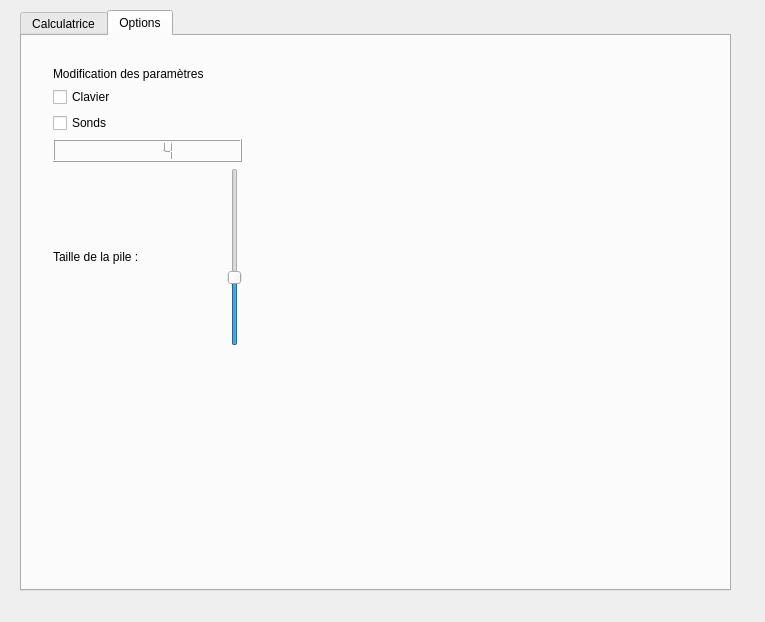
<?xml version="1.0" encoding="UTF-8"?>
<ui version="4.0">
 <class>MainWindow</class>
 <widget class="QMainWindow" name="MainWindow">
  <property name="geometry">
   <rect>
    <x>0</x>
    <y>0</y>
    <width>765</width>
    <height>622</height>
   </rect>
  </property>
  <property name="windowTitle">
   <string>MainWindow</string>
  </property>
  <widget class="QWidget" name="centralWidget">
   <property name="minimumSize">
    <size>
     <width>610</width>
     <height>581</height>
    </size>
   </property>
   <widget class="QTabWidget" name="tabWidget">
    <property name="geometry">
     <rect>
      <x>20</x>
      <y>10</y>
      <width>711</width>
      <height>581</height>
     </rect>
    </property>
    <property name="minimumSize">
     <size>
      <width>650</width>
      <height>550</height>
     </size>
    </property>
    <property name="currentIndex">
     <number>1</number>
    </property>
    <widget class="QWidget" name="Calculatrice">
     <attribute name="title">
      <string>Calculatrice</string>
     </attribute>
     <widget class="QWidget" name="horizontalLayoutWidget">
      <property name="geometry">
       <rect>
        <x>39</x>
        <y>230</y>
        <width>601</width>
        <height>33</height>
       </rect>
      </property>
      <property name="minimumSize">
       <size>
        <width>601</width>
        <height>0</height>
       </size>
      </property>
      <layout class="QHBoxLayout" name="ligneSaisie">
       <item>
        <widget class="QLineEdit" name="lineEdit"/>
       </item>
       <item>
        <widget class="QPushButton" name="pushBoutonDel">
         <property name="text">
          <string>&lt;--</string>
         </property>
        </widget>
       </item>
      </layout>
     </widget>
     <widget class="QWidget" name="clavierSaisie1" native="true">
      <property name="geometry">
       <rect>
        <x>30</x>
        <y>410</y>
        <width>621</width>
        <height>136</height>
       </rect>
      </property>
      <layout class="QHBoxLayout" name="clavierSaisie">
       <item>
        <layout class="QGridLayout" name="clavierNumerique">
         <item row="2" column="0">
          <widget class="QPushButton" name="pushButton7">
           <property name="text">
            <string>7</string>
           </property>
          </widget>
         </item>
         <item row="1" column="0">
          <widget class="QPushButton" name="pushButton4">
           <property name="text">
            <string>4</string>
           </property>
          </widget>
         </item>
         <item row="2" column="2">
          <widget class="QPushButton" name="pushButton9">
           <property name="text">
            <string>9</string>
           </property>
          </widget>
         </item>
         <item row="0" column="0">
          <widget class="QPushButton" name="pushButton1">
           <property name="text">
            <string>1</string>
           </property>
          </widget>
         </item>
         <item row="1" column="2">
          <widget class="QPushButton" name="pushButton6">
           <property name="text">
            <string>6</string>
           </property>
          </widget>
         </item>
         <item row="2" column="1">
          <widget class="QPushButton" name="pushButton8">
           <property name="text">
            <string>8</string>
           </property>
          </widget>
         </item>
         <item row="0" column="2">
          <widget class="QPushButton" name="pushButton3">
           <property name="text">
            <string>3</string>
           </property>
          </widget>
         </item>
         <item row="0" column="1">
          <widget class="QPushButton" name="pushButton2">
           <property name="text">
            <string>2</string>
           </property>
          </widget>
         </item>
         <item row="1" column="1">
          <widget class="QPushButton" name="pushButton5">
           <property name="text">
            <string>5</string>
           </property>
          </widget>
         </item>
         <item row="3" column="1">
          <widget class="QPushButton" name="pushButton0">
           <property name="text">
            <string>0</string>
           </property>
          </widget>
         </item>
        </layout>
       </item>
       <item>
        <layout class="QVBoxLayout" name="operateurBase">
         <item>
          <widget class="QPushButton" name="pushButtonPlus">
           <property name="text">
            <string>+</string>
           </property>
          </widget>
         </item>
         <item>
          <widget class="QPushButton" name="pushButtonMoins">
           <property name="text">
            <string>-</string>
           </property>
          </widget>
         </item>
         <item>
          <widget class="QPushButton" name="pushButtonMul">
           <property name="text">
            <string>*</string>
           </property>
          </widget>
         </item>
         <item>
          <widget class="QPushButton" name="pushButtonDiv1">
           <property name="text">
            <string>/</string>
           </property>
          </widget>
         </item>
        </layout>
       </item>
       <item>
        <layout class="QGridLayout" name="clavierLettres">
         <item row="2" column="2">
          <widget class="QPushButton" name="pushButtonQ">
           <property name="maximumSize">
            <size>
             <width>50</width>
             <height>16777215</height>
            </size>
           </property>
           <property name="text">
            <string>Q</string>
           </property>
          </widget>
         </item>
         <item row="2" column="3">
          <widget class="QPushButton" name="pushButtonR">
           <property name="maximumSize">
            <size>
             <width>50</width>
             <height>16777215</height>
            </size>
           </property>
           <property name="text">
            <string>R</string>
           </property>
          </widget>
         </item>
         <item row="1" column="2">
          <widget class="QPushButton" name="pushButtonJ">
           <property name="maximumSize">
            <size>
             <width>50</width>
             <height>16777215</height>
            </size>
           </property>
           <property name="text">
            <string>J</string>
           </property>
          </widget>
         </item>
         <item row="2" column="0">
          <widget class="QPushButton" name="pushButtonO">
           <property name="maximumSize">
            <size>
             <width>50</width>
             <height>16777215</height>
            </size>
           </property>
           <property name="text">
            <string>O</string>
           </property>
          </widget>
         </item>
         <item row="3" column="2">
          <widget class="QPushButton" name="pushButtonX">
           <property name="maximumSize">
            <size>
             <width>50</width>
             <height>16777215</height>
            </size>
           </property>
           <property name="text">
            <string>X</string>
           </property>
          </widget>
         </item>
         <item row="2" column="4">
          <widget class="QPushButton" name="pushButtonS">
           <property name="maximumSize">
            <size>
             <width>50</width>
             <height>16777215</height>
            </size>
           </property>
           <property name="text">
            <string>S</string>
           </property>
          </widget>
         </item>
         <item row="0" column="3">
          <widget class="QPushButton" name="pushButtonD">
           <property name="maximumSize">
            <size>
             <width>50</width>
             <height>16777215</height>
            </size>
           </property>
           <property name="text">
            <string>D</string>
           </property>
          </widget>
         </item>
         <item row="1" column="0">
          <widget class="QPushButton" name="pushButtonH">
           <property name="maximumSize">
            <size>
             <width>50</width>
             <height>16777215</height>
            </size>
           </property>
           <property name="text">
            <string>H</string>
           </property>
          </widget>
         </item>
         <item row="1" column="6">
          <widget class="QPushButton" name="pushButtonN">
           <property name="maximumSize">
            <size>
             <width>50</width>
             <height>16777215</height>
            </size>
           </property>
           <property name="text">
            <string>N</string>
           </property>
          </widget>
         </item>
         <item row="3" column="4">
          <widget class="QPushButton" name="pushButtonZ">
           <property name="maximumSize">
            <size>
             <width>50</width>
             <height>16777215</height>
            </size>
           </property>
           <property name="text">
            <string>Z</string>
           </property>
          </widget>
         </item>
         <item row="3" column="0">
          <widget class="QPushButton" name="pushButtonV">
           <property name="maximumSize">
            <size>
             <width>50</width>
             <height>16777215</height>
            </size>
           </property>
           <property name="text">
            <string>V</string>
           </property>
          </widget>
         </item>
         <item row="1" column="1">
          <widget class="QPushButton" name="pushButtonI">
           <property name="maximumSize">
            <size>
             <width>50</width>
             <height>16777215</height>
            </size>
           </property>
           <property name="text">
            <string>I</string>
           </property>
          </widget>
         </item>
         <item row="1" column="3">
          <widget class="QPushButton" name="pushButtonK">
           <property name="maximumSize">
            <size>
             <width>50</width>
             <height>16777215</height>
            </size>
           </property>
           <property name="text">
            <string>K</string>
           </property>
          </widget>
         </item>
         <item row="2" column="1">
          <widget class="QPushButton" name="pushButtonP">
           <property name="maximumSize">
            <size>
             <width>50</width>
             <height>16777215</height>
            </size>
           </property>
           <property name="text">
            <string>P</string>
           </property>
          </widget>
         </item>
         <item row="0" column="1">
          <widget class="QPushButton" name="pushButtonB">
           <property name="maximumSize">
            <size>
             <width>50</width>
             <height>16777215</height>
            </size>
           </property>
           <property name="text">
            <string>B</string>
           </property>
          </widget>
         </item>
         <item row="0" column="5">
          <widget class="QPushButton" name="pushButtonF">
           <property name="maximumSize">
            <size>
             <width>50</width>
             <height>16777215</height>
            </size>
           </property>
           <property name="text">
            <string>F</string>
           </property>
          </widget>
         </item>
         <item row="3" column="1">
          <widget class="QPushButton" name="pushButtonW">
           <property name="maximumSize">
            <size>
             <width>50</width>
             <height>16777215</height>
            </size>
           </property>
           <property name="text">
            <string>W</string>
           </property>
          </widget>
         </item>
         <item row="1" column="4">
          <widget class="QPushButton" name="pushButtonL">
           <property name="maximumSize">
            <size>
             <width>50</width>
             <height>16777215</height>
            </size>
           </property>
           <property name="text">
            <string>L</string>
           </property>
          </widget>
         </item>
         <item row="0" column="2">
          <widget class="QPushButton" name="pushButtonC">
           <property name="maximumSize">
            <size>
             <width>50</width>
             <height>16777215</height>
            </size>
           </property>
           <property name="text">
            <string>C</string>
           </property>
          </widget>
         </item>
         <item row="0" column="0">
          <widget class="QPushButton" name="pushButtonA">
           <property name="maximumSize">
            <size>
             <width>50</width>
             <height>16777215</height>
            </size>
           </property>
           <property name="text">
            <string>A</string>
           </property>
          </widget>
         </item>
         <item row="2" column="6">
          <widget class="QPushButton" name="pushButtonU">
           <property name="text">
            <string>U</string>
           </property>
          </widget>
         </item>
         <item row="2" column="5">
          <widget class="QPushButton" name="pushButtonT">
           <property name="maximumSize">
            <size>
             <width>50</width>
             <height>16777215</height>
            </size>
           </property>
           <property name="text">
            <string>T</string>
           </property>
          </widget>
         </item>
         <item row="0" column="4">
          <widget class="QPushButton" name="pushButtonE">
           <property name="maximumSize">
            <size>
             <width>50</width>
             <height>16777215</height>
            </size>
           </property>
           <property name="text">
            <string>E</string>
           </property>
          </widget>
         </item>
         <item row="1" column="5">
          <widget class="QPushButton" name="pushButtonM">
           <property name="maximumSize">
            <size>
             <width>50</width>
             <height>16777215</height>
            </size>
           </property>
           <property name="text">
            <string>M</string>
           </property>
          </widget>
         </item>
         <item row="3" column="3">
          <widget class="QPushButton" name="pushButtonY">
           <property name="maximumSize">
            <size>
             <width>50</width>
             <height>16777215</height>
            </size>
           </property>
           <property name="text">
            <string>Y</string>
           </property>
          </widget>
         </item>
         <item row="0" column="6">
          <widget class="QPushButton" name="pushButtonG">
           <property name="maximumSize">
            <size>
             <width>50</width>
             <height>16777215</height>
            </size>
           </property>
           <property name="text">
            <string>G</string>
           </property>
          </widget>
         </item>
         <item row="3" column="6">
          <widget class="QPushButton" name="pushButtonSpace">
           <property name="text">
            <string>_</string>
           </property>
          </widget>
         </item>
        </layout>
       </item>
      </layout>
     </widget>
     <widget class="QWidget" name="layoutWidget">
      <property name="geometry">
       <rect>
        <x>40</x>
        <y>270</y>
        <width>601</width>
        <height>136</height>
       </rect>
      </property>
      <property name="minimumSize">
       <size>
        <width>601</width>
        <height>0</height>
       </size>
      </property>
      <layout class="QHBoxLayout" name="operateurSpeciaux">
       <item>
        <layout class="QGridLayout" name="boutonSpeciaux">
         <item row="3" column="0">
          <widget class="QPushButton" name="pushButtonSwap">
           <property name="text">
            <string>SWAP</string>
           </property>
           <property name="autoRepeatDelay">
            <number>300</number>
           </property>
           <property name="autoDefault">
            <bool>false</bool>
           </property>
           <property name="default">
            <bool>false</bool>
           </property>
           <property name="flat">
            <bool>false</bool>
           </property>
          </widget>
         </item>
         <item row="0" column="3">
          <widget class="QPushButton" name="pushButtonDen">
           <property name="text">
            <string>DEN</string>
           </property>
           <property name="autoRepeatDelay">
            <number>300</number>
           </property>
           <property name="autoDefault">
            <bool>false</bool>
           </property>
           <property name="default">
            <bool>false</bool>
           </property>
           <property name="flat">
            <bool>false</bool>
           </property>
          </widget>
         </item>
         <item row="3" column="2">
          <widget class="QPushButton" name="pushButtonLastArg">
           <property name="text">
            <string>LASTARG</string>
           </property>
           <property name="autoRepeatDelay">
            <number>300</number>
           </property>
           <property name="autoDefault">
            <bool>false</bool>
           </property>
           <property name="default">
            <bool>false</bool>
           </property>
           <property name="flat">
            <bool>false</bool>
           </property>
          </widget>
         </item>
         <item row="2" column="1">
          <widget class="QPushButton" name="pushButtoNot">
           <property name="text">
            <string>NOT</string>
           </property>
           <property name="autoRepeatDelay">
            <number>300</number>
           </property>
           <property name="autoDefault">
            <bool>false</bool>
           </property>
           <property name="default">
            <bool>false</bool>
           </property>
           <property name="flat">
            <bool>false</bool>
           </property>
          </widget>
         </item>
         <item row="1" column="3">
          <widget class="QPushButton" name="pushButtonAnd">
           <property name="text">
            <string>AND</string>
           </property>
           <property name="autoRepeatDelay">
            <number>300</number>
           </property>
           <property name="autoDefault">
            <bool>false</bool>
           </property>
           <property name="default">
            <bool>false</bool>
           </property>
           <property name="flat">
            <bool>false</bool>
           </property>
          </widget>
         </item>
         <item row="0" column="1">
          <widget class="QPushButton" name="pushButtonNeg">
           <property name="text">
            <string>NEG</string>
           </property>
           <property name="autoRepeatDelay">
            <number>300</number>
           </property>
           <property name="autoDefault">
            <bool>false</bool>
           </property>
           <property name="default">
            <bool>false</bool>
           </property>
           <property name="flat">
            <bool>false</bool>
           </property>
          </widget>
         </item>
         <item row="0" column="2">
          <widget class="QPushButton" name="pushButtonNum">
           <property name="text">
            <string>NUM</string>
           </property>
           <property name="autoRepeatDelay">
            <number>300</number>
           </property>
           <property name="autoDefault">
            <bool>false</bool>
           </property>
           <property name="default">
            <bool>false</bool>
           </property>
           <property name="flat">
            <bool>false</bool>
           </property>
          </widget>
         </item>
         <item row="2" column="2">
          <widget class="QPushButton" name="pushButtonDup">
           <property name="text">
            <string>DUP</string>
           </property>
           <property name="autoRepeatDelay">
            <number>300</number>
           </property>
           <property name="autoDefault">
            <bool>false</bool>
           </property>
           <property name="default">
            <bool>false</bool>
           </property>
           <property name="flat">
            <bool>false</bool>
           </property>
          </widget>
         </item>
         <item row="2" column="3">
          <widget class="QPushButton" name="pushButtonDrop">
           <property name="text">
            <string>DROP</string>
           </property>
           <property name="autoRepeatDelay">
            <number>300</number>
           </property>
           <property name="autoDefault">
            <bool>false</bool>
           </property>
           <property name="default">
            <bool>false</bool>
           </property>
           <property name="flat">
            <bool>false</bool>
           </property>
          </widget>
         </item>
         <item row="1" column="2">
          <widget class="QPushButton" name="pushButtonIm">
           <property name="text">
            <string>IM</string>
           </property>
           <property name="autoRepeatDelay">
            <number>300</number>
           </property>
           <property name="autoDefault">
            <bool>false</bool>
           </property>
           <property name="default">
            <bool>false</bool>
           </property>
           <property name="flat">
            <bool>false</bool>
           </property>
          </widget>
         </item>
         <item row="3" column="1">
          <widget class="QPushButton" name="pushButtonLastop">
           <property name="text">
            <string>LASTOP</string>
           </property>
           <property name="autoRepeatDelay">
            <number>300</number>
           </property>
           <property name="autoDefault">
            <bool>false</bool>
           </property>
           <property name="default">
            <bool>false</bool>
           </property>
           <property name="flat">
            <bool>false</bool>
           </property>
          </widget>
         </item>
         <item row="3" column="3">
          <widget class="QPushButton" name="pushButtonIft">
           <property name="text">
            <string>IFT</string>
           </property>
           <property name="autoRepeatDelay">
            <number>300</number>
           </property>
           <property name="autoDefault">
            <bool>false</bool>
           </property>
           <property name="default">
            <bool>false</bool>
           </property>
           <property name="flat">
            <bool>false</bool>
           </property>
          </widget>
         </item>
         <item row="1" column="0">
          <widget class="QPushButton" name="pushButtonDollar">
           <property name="text">
            <string>$</string>
           </property>
           <property name="autoRepeatDelay">
            <number>300</number>
           </property>
           <property name="autoDefault">
            <bool>false</bool>
           </property>
           <property name="default">
            <bool>false</bool>
           </property>
           <property name="flat">
            <bool>false</bool>
           </property>
          </widget>
         </item>
         <item row="1" column="1">
          <widget class="QPushButton" name="pushButtonRe">
           <property name="text">
            <string>RE</string>
           </property>
           <property name="autoRepeatDelay">
            <number>300</number>
           </property>
           <property name="autoDefault">
            <bool>false</bool>
           </property>
           <property name="default">
            <bool>false</bool>
           </property>
           <property name="flat">
            <bool>false</bool>
           </property>
          </widget>
         </item>
         <item row="2" column="0">
          <widget class="QPushButton" name="pushButtonOr">
           <property name="text">
            <string>OR</string>
           </property>
           <property name="autoRepeatDelay">
            <number>300</number>
           </property>
           <property name="autoDefault">
            <bool>false</bool>
           </property>
           <property name="default">
            <bool>false</bool>
           </property>
           <property name="flat">
            <bool>false</bool>
           </property>
          </widget>
         </item>
         <item row="0" column="0">
          <widget class="QPushButton" name="pushButtonDiv">
           <property name="text">
            <string>DIV</string>
           </property>
           <property name="autoRepeatDelay">
            <number>300</number>
           </property>
           <property name="autoDefault">
            <bool>false</bool>
           </property>
           <property name="default">
            <bool>false</bool>
           </property>
           <property name="flat">
            <bool>false</bool>
           </property>
          </widget>
         </item>
        </layout>
       </item>
       <item>
        <layout class="QVBoxLayout" name="EvEdStFo">
         <item>
          <widget class="QPushButton" name="pushButtonEval">
           <property name="text">
            <string>EVAL</string>
           </property>
          </widget>
         </item>
         <item>
          <widget class="QPushButton" name="pushButtonEdit">
           <property name="text">
            <string>EDIT</string>
           </property>
          </widget>
         </item>
         <item>
          <widget class="QPushButton" name="pushButtonSto">
           <property name="text">
            <string>STO</string>
           </property>
          </widget>
         </item>
         <item>
          <widget class="QPushButton" name="pushButtonForget">
           <property name="text">
            <string>FORGET</string>
           </property>
          </widget>
         </item>
        </layout>
       </item>
       <item>
        <layout class="QVBoxLayout" name="EntCleUndRed">
         <item>
          <widget class="QPushButton" name="pushButtonEnter">
           <property name="text">
            <string>ENTER</string>
           </property>
          </widget>
         </item>
         <item>
          <widget class="QPushButton" name="pushButtonClear">
           <property name="text">
            <string>CLEAR</string>
           </property>
          </widget>
         </item>
         <item>
          <widget class="QPushButton" name="pushButtonUndo">
           <property name="text">
            <string>UNDO</string>
           </property>
          </widget>
         </item>
         <item>
          <widget class="QPushButton" name="pushButtonRedo">
           <property name="text">
            <string>REDO</string>
           </property>
          </widget>
         </item>
        </layout>
       </item>
      </layout>
     </widget>
     <widget class="QTableWidget" name="vuePile">
      <property name="geometry">
       <rect>
        <x>39</x>
        <y>70</y>
        <width>601</width>
        <height>141</height>
       </rect>
      </property>
      <attribute name="horizontalHeaderVisible">
       <bool>false</bool>
      </attribute>
      <attribute name="horizontalHeaderStretchLastSection">
       <bool>true</bool>
      </attribute>
     </widget>
     <widget class="QLineEdit" name="message">
      <property name="geometry">
       <rect>
        <x>40</x>
        <y>10</y>
        <width>601</width>
        <height>21</height>
       </rect>
      </property>
      <property name="minimumSize">
       <size>
        <width>601</width>
        <height>0</height>
       </size>
      </property>
     </widget>
    </widget>
    <widget class="QWidget" name="Options">
     <attribute name="title">
      <string>Options</string>
     </attribute>
     <widget class="QWidget" name="layoutWidget_3">
      <property name="geometry">
       <rect>
        <x>20</x>
        <y>20</y>
        <width>211</width>
        <height>301</height>
       </rect>
      </property>
      <layout class="QVBoxLayout" name="formulaireParam">
       <item>
        <widget class="QLabel" name="label1">
         <property name="text">
          <string>Modification des paramètres</string>
         </property>
        </widget>
       </item>
       <item>
        <layout class="QVBoxLayout" name="checkBoxPar">
         <item>
          <widget class="QCheckBox" name="checkClavier">
           <property name="text">
            <string>Clavier</string>
           </property>
          </widget>
         </item>
         <item>
          <widget class="QCheckBox" name="checkSond">
           <property name="minimumSize">
            <size>
             <width>200</width>
             <height>0</height>
            </size>
           </property>
           <property name="text">
            <string>Sonds</string>
           </property>
          </widget>
         </item>
        </layout>
       </item>
       <item>
        <widget class="QLCDNumber" name="lcdNumber">
         <property name="intValue" stdset="0">
          <number>4</number>
         </property>
        </widget>
       </item>
       <item>
        <layout class="QHBoxLayout" name="taillePile">
         <item>
          <widget class="QLabel" name="label2">
           <property name="text">
            <string>Taille de la pile :</string>
           </property>
          </widget>
         </item>
         <item>
          <widget class="QSlider" name="verticalSlider">
           <property name="minimum">
            <number>1</number>
           </property>
           <property name="maximum">
            <number>9</number>
           </property>
           <property name="sliderPosition">
            <number>4</number>
           </property>
           <property name="orientation">
            <enum>Qt::Vertical</enum>
           </property>
          </widget>
         </item>
        </layout>
       </item>
      </layout>
     </widget>
    </widget>
   </widget>
  </widget>
 </widget>
 <layoutdefault spacing="6" margin="11"/>
 <resources/>
 <connections>
  <connection>
   <sender>verticalSlider</sender>
   <signal>valueChanged(int)</signal>
   <receiver>lcdNumber</receiver>
   <slot>display(int)</slot>
   <hints>
    <hint type="sourcelabel">
     <x>241</x>
     <y>260</y>
    </hint>
    <hint type="destinationlabel">
     <x>148</x>
     <y>143</y>
    </hint>
   </hints>
  </connection>
 </connections>
</ui>
